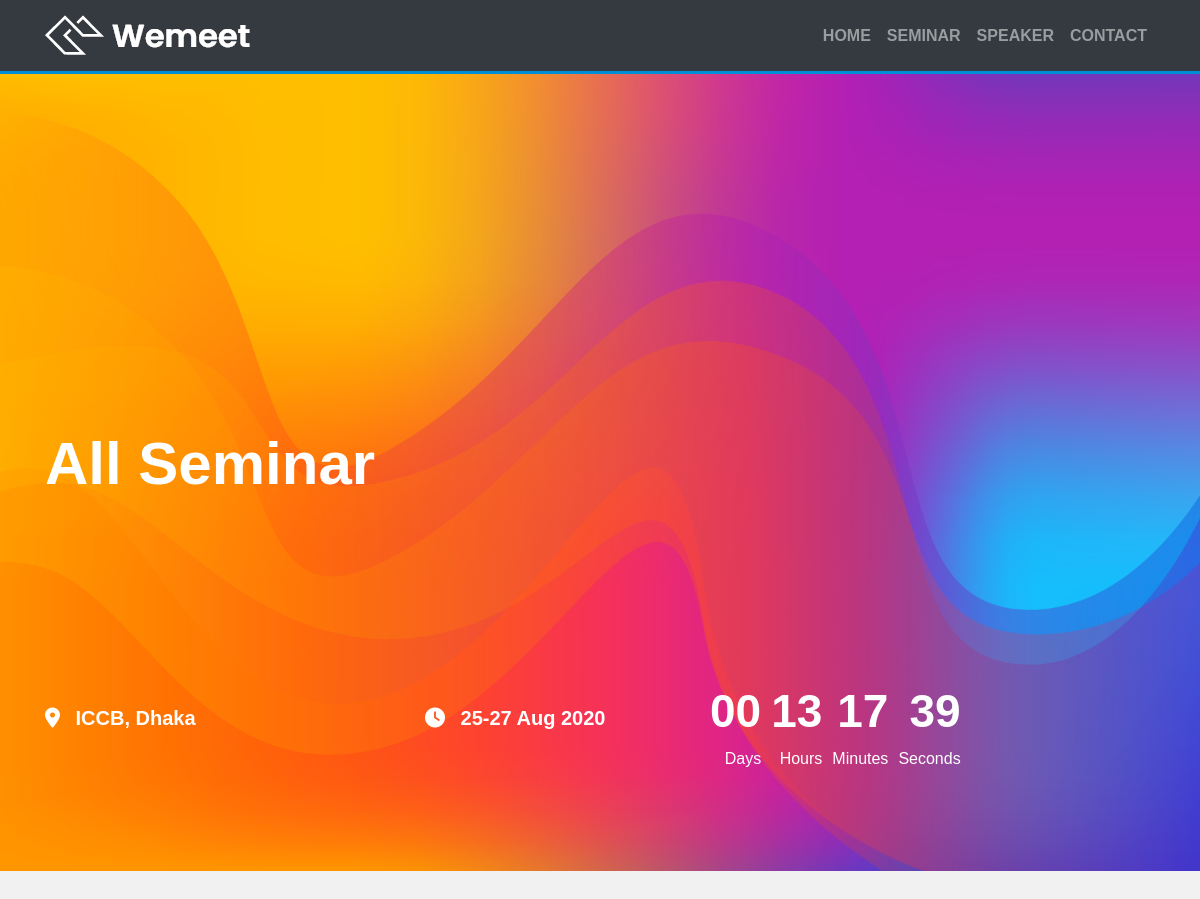
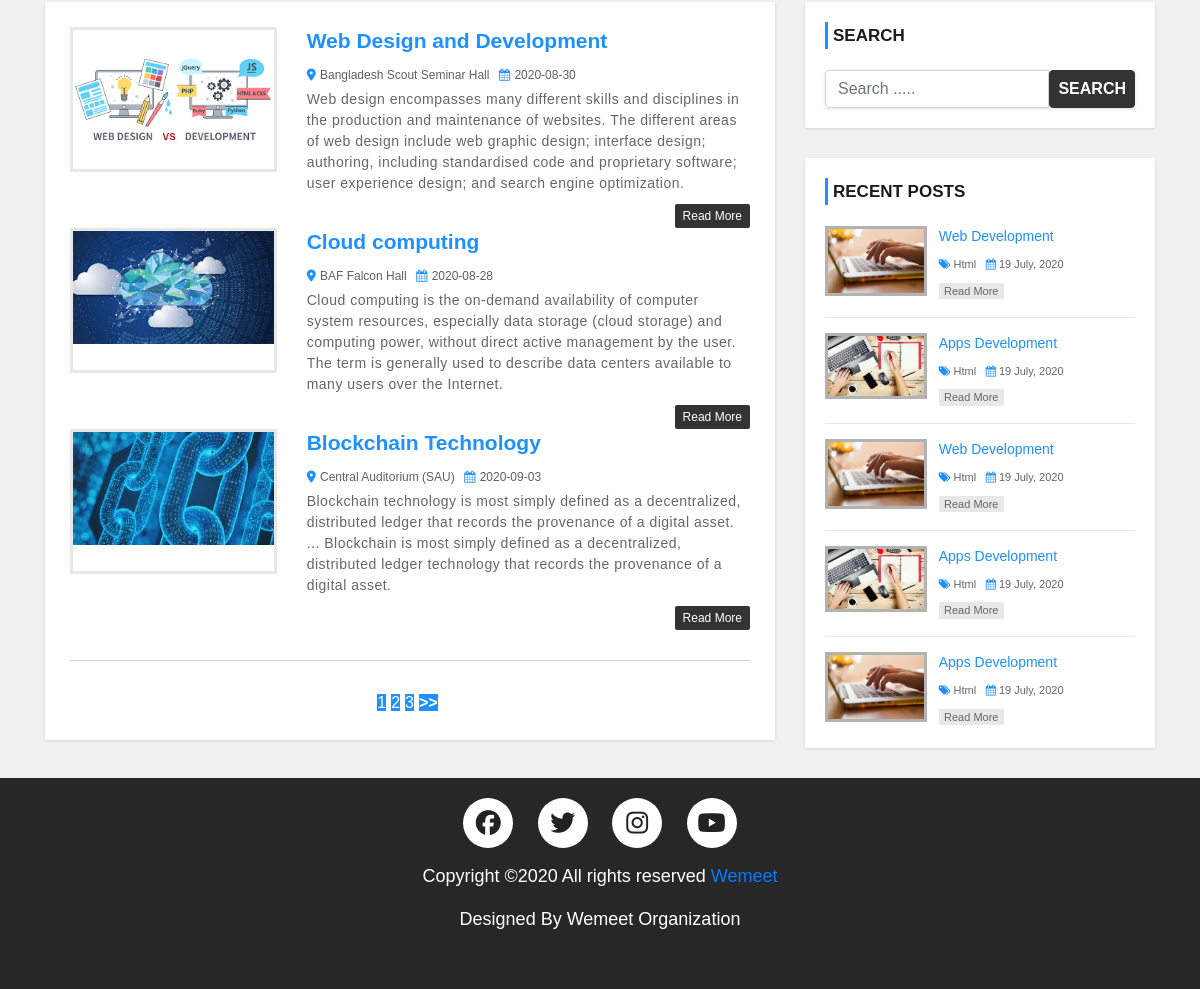
The page /seminar.php on the database its author committed (2 pictures, top to bottom).
### tables this page shows
CREATE TABLE `all_seminar` (
  `seminar_id` int(15) NOT NULL,
  `seminar_tittle` varchar(255) NOT NULL,
  `description` text NOT NULL,
  `seminar_date` date NOT NULL,
  `seminar_time` varchar(15) NOT NULL,
  `speaker` varchar(255) NOT NULL,
  `venue` varchar(255) NOT NULL,
  `seminar_img` varchar(255) NOT NULL
);

### seminar.php (the view, shortened to what this page needs)
<?php
    include "header.php";
 ?>
    <div class="slider_area slider_bg_1">
        <div class="slider_text">
            <div class="container">
                <div class="position_relv">
                    <div class="row">
                        <div class="col-xl-8">
                            <div class="title_text title_text2 ">
                                <h3>All Seminar</h3>
                            </div>
                        </div>
                    </div>
                </div>
            </div>
        </div>
        <div class="countDOwn_area">
            <div class="container">
                <div class="row align-items-center">
                    <div class="col-xl-4 col-md-6 col-lg-4">
                        <div class="single_date">
                            <i class="fas fa-map-marker-alt"></i>
                            <span>ICCB, Dhaka</span>
                        </div>
                    </div>
                    <div class="col-xl-3 col-md-6 col-lg-3">
                        <div class="single_date">
                            <i class="fas fa-clock"></i>
                            <span>25-27 Aug 2020</span>
                        </div>
                    </div>
                    <div class="col-xl-5 col-md-12 col-lg-5">
                        <span id="clock"></span>
                    </div>
                </div>
            </div>
        </div>
    </div>
     <div id="main-content">
        <div class="container">
            <div class="row">
                <div class="col-md-8">
                    <div class="post-container">
                        <div class="post-content">
                        <div class="row">
<?php
include "config.php";
$limit=3;
  if(isset($_GET['page'])){
    $page_number=$_GET['page'];
  }
  else{
    $page_number=1;
  }
  $offset=($page_number-1)*$limit;
  $query="SELECT *FROM all_seminar ORDER BY seminar_id ASC LIMIT {$offset},{$limit}";
  $result=mysqli_query($conn,$query);
  $count=mysqli_num_rows($result);
  if($count>0){
     while($row=mysqli_fetch_assoc($result)){
 ?>
                            <div class="col-md-4">
                                <a class="post-img" href="single.php"><img src="admin/upload/<?php echo$row['seminar_img'];?>" alt=""/></a>
                            </div>
                            <div class="col-md-8">
                                <div class="inner-content clearfix">
                                    <h3><a href='single.php'><?php echo $row['seminar_tittle'];?></a></h3>
                                    <div class="post-information">
                                        <span>
                                            <i class="fas fa-map-marker-alt" aria-hidden="true"></i>
                                            <?php echo $row['venue'];?>
                                        </span>
                                        <span>
                                            <i class="fa fa-calendar" aria-hidden="true"></i>
                                            <?php echo $row['seminar_date'];?>
                                        </span>
                                    </div>
                                    <p class="description"><?php echo $row['description'];?></p>
                                    <a class='read-more pull-right' href='single.php?id=<?php echo $row['seminar_id'];?>'>read more</a>
                                </div>
                            </div>
<?php }
  } ?>
                        </div>
                    </div>
<?php
$query1="SELECT *FROM all_seminar";
$result1=mysqli_query($conn,$query1) OR die("failed");
if(mysqli_num_rows($result1)){
  $total_recoards=mysqli_num_rows($result1);
  $total_page=ceil($total_recoards/$limit);
  echo"<ul class='pagination admin-pagination'>";
  for($i=1; $i<=$total_page; $i++){
    if($i==$page_number){
      $active="active";
    }
    else{
      $active="";
    }
    echo'<li class='.$active.'><a href="seminar.php?page='.$i.'">'.$i.'</a></li>';
  }
  if($page_number<$total_page){
     echo '<li><a href="seminar.php?page='.($page_number+1).'"><b>>></b></a></li>';
  }
  echo"</ul>";
}
 ?>
                    </div>
                </div>
<?php include 'sidebar.php'; ?>
            </div>
        </div>
    </div>
<?php
include "footer.php";
 ?>

### header.php (shortened to what this page needs)
<!DOCTYPE html>
<html  lang="en">
<head>
    <link rel="stylesheet" href="https://stackpath.bootstrapcdn.com/bootstrap/4.5.2/css/bootstrap.min.css">
    <link rel="stylesheet" href="css/font-awesome.css">
    <link rel="stylesheet" href="css/style.css">
    <link rel="stylesheet" href="css/admin_style.css">
</head>
<body>
  <nav class="navbar bg-dark navbar-dark navbar-expand-md">
    <div class="container">
      <a href=""class="navbar-brand"><img src="img/logo.png" alt=""></a>
      <div class="collapse navbar-collapse" id="navbarNav" >
        <ul class="navbar-nav ml-auto">
          <li class="nav-item">
            <a class="nav-link" href="index.php">Home</a>
          </li>
          <li class="nav-item">
            <a class="nav-link" href="seminar.php">Seminar</a>
          </li>
          <li class="nav-item">
            <a class="nav-link" href="speaker.php">Speaker</a>
          </li>
          <li class="nav-item">
            <a class="nav-link" href="contact.php">Contact</a>
          </li>
        </ul>
      </div>
    </div>
  </nav>
</body>
</html>

### sidebar.php
<div id="sidebar" class="col-md-4">
    <div class="search-box-container">
        <h4>Search</h4>
        <form class="search-post" action="search.php" method ="POST">
            <div class="input-group">
                <input type="text" name="search" class="form-control" placeholder="Search .....">
                <span class="input-group-btn">
                    <button type="submit" class="btn btn-danger" name="submit">Search</button>
                </span>
            </div>
        </form>
    </div>
    <div class="recent-post-container">
        <h4>Recent Posts</h4>
        <div class="recent-post">
            <a class="post-img" href="">
                <img src="img/post-format.jpg" alt=""/>
            </a>
            <div class="post-content">
                <h5><a href="single.php">Web Development</a></h5>
                <span>
                    <i class="fa fa-tags" aria-hidden="true"></i>
                    <a href='category.php'>Html</a>
                </span>
                <span>
                    <i class="fa fa-calendar" aria-hidden="true"></i>
                    19 July, 2020
                </span>
                <a class="read-more" href="single.php">read more</a>
            </div>
        </div>
        <div class="recent-post">
            <a class="post-img" href="">
                <img src="img/post_1.jpg" alt=""/>
            </a>
            <div class="post-content">
                <h5><a href="single.php">Apps Development</a></h5>
                <span>
                    <i class="fa fa-tags" aria-hidden="true"></i>
                    <a href='category.php'>Html</a>
                </span>
                <span>
                    <i class="fa fa-calendar" aria-hidden="true"></i>
                    19 July, 2020
                </span>
                <a class="read-more" href="single.php">read more</a>
            </div>
        </div>
        <div class="recent-post">
            <a class="post-img" href="">
                <img src="img/post-format.jpg" alt=""/>
            </a>
            <div class="post-content">
                <h5><a href="single.php">Web Development</a></h5>
                <span>
                    <i class="fa fa-tags" aria-hidden="true"></i>
                    <a href='category.php'>Html</a>
                </span>
                <span>
                    <i class="fa fa-calendar" aria-hidden="true"></i>
                    19 July, 2020
                </span>
                <a class="read-more" href="single.php">read more</a>
            </div>
        </div>
        <div class="recent-post">
            <a class="post-img" href="">
                <img src="img/post_1.jpg" alt=""/>
            </a>
            <div class="post-content">
                <h5><a href="single.php">Apps Development</a></h5>
                <span>
                    <i class="fa fa-tags" aria-hidden="true"></i>
                    <a href='category.php'>Html</a>
                </span>
                <span>
                    <i class="fa fa-calendar" aria-hidden="true"></i>
                    19 July, 2020
                </span>
                <a class="read-more" href="single.php">read more</a>
            </div>
        </div>
        <div class="recent-post">
            <a class="post-img" href="">
                <img src="img/post-format.jpg" alt=""/>
            </a>
            <div class="post-content">
                <h5><a href="single.php">Apps Development</a></h5>
                <span>
                    <i class="fa fa-tags" aria-hidden="true"></i>
                    <a href='category.php'>Html</a>
                </span>
                <span>
                    <i class="fa fa-calendar" aria-hidden="true"></i>
                    19 July, 2020
                </span>
                <a class="read-more" href="single.php">read more</a>
            </div>
        </div>
    </div>
</div>

### footer.php (shortened to what this page needs)
    <footer>
        <div class="footer-main-div">
        <div class="footer-social-icons">
            <ul>
                <li><a href="https://web.facebook.com/"><i class="fa fa-facebook"></i></a></li>
                <li><a href="https://twitter.com/"><i class="fa fa-twitter"></i></a></li>
                <li><a href="https://www.instagram.com/"><i class="fa fa-instagram"></i></a></li>
                <li><a href="https://www.youtube.com/"><i class="fa fa-youtube"></i></a></li>
            </ul>
        </div>
        <div class="text">
            <span><p>Copyright ©2020 All rights reserved <a href="index.php"> Wemeet</a></p></span>
            <span><p>Designed By Wemeet Organization</p></span>
        </div>
    </div>
    </footer>
</body>
</html>

### css/style.css (style rules this page uses)
.navbar { border-bottom: 3px solid #008ed6; font-family: sans-serif; font-weight: 700; font-size: 16px; text-transform: uppercase; }
.slider_bg_1 { background-image: url(../img/banner/banner_1.png); }
.slider_area { background-size: cover; background-position: center center; background-repeat: no-repeat; padding-top: 300px; padding-bottom: 100px; }
.slider_area .position_relv { position: relative; }
.slider_area .title_text { position: relative; margin-bottom: 213px; z-index: 3; padding: 55px 8px 12px 0px; }
@media (min-width: 992px) and (max-width: 1200px) { .slider_area .title_text { margin-bottom: 30px; } }
.slider_area .title_text.title_text2 { margin-bottom: 60px; padding: 55px 8px 25px 0px; }
.slider_area .title_text.title_text2::before { display: none; }
.slider_area .title_text.title_text2:after { position: absolute; background-image: url(../img/banner/path2.png); content: ""; background-repeat: no-repeat; background-size: contain; z-index: -1; left: -14.5%; width: 120%; height: 120%; top: -7%; opacity: 0.6; }
@media (min-width: 992px) and (max-width: 1200px) { .slider_area .title_text.title_text2:after { display: none; } }
@media (min-width: 1200px) and (max-width: 1500px) { .slider_area .title_text.title_text2:after { display: none; } }
.slider_area .title_text::before { position: absolute; background-image: url(../img/banner/path.png); content: ""; background-repeat: no-repeat; background-size: contain; z-index: -1; left: -14.5%; width: 120%; height: 120%; top: -7%; opacity: 0.6; }
@media (min-width: 992px) and (max-width: 1200px) { .slider_area .title_text::before { display: none; } }
@media (min-width: 1200px) and (max-width: 1500px) { .slider_area .title_text::before { display: none; } }
.slider_area .title_text h3 { font-size: 90px; font-weight: 700; text-transform: capitalize; line-height: 100px; color: #fff; margin-bottom: 66px; }
@media (min-width: 992px) and (max-width: 1200px) { .slider_area .title_text h3 { font-size: 60px; line-height: 70px; margin-bottom: 20px; } }
.slider_area .single_date { color: #fff; font-size: 20px; font-weight: 600; }
.slider_area .single_date i { padding-right: 10px; }
.slider_area .countDOwn_area { padding-top: 60px; }
.footer-main-div { width: 100%; height:auto; margin: auto; background:#272727; padding: 20px 0px; }
.footer-social-icons ul { margin: 0px; padding: 0px; text-align: center; }
.footer-social-icons ul li { display: inline-block; width: 50px; height: 50px; margin: 0px 10px; border-radius: 50%; background: #FFF; }
.footer-social-icons ul li a { color: #272727; font-size: 25px; }
.footer-social-icons ul li a i { line-height: 50px; }
.text { margin-top: 15px; text-align: center; font-size: 18px; color: #fff; padding-bottom: 20px; }
* { padding: 0px; margin: 0px; }

### rows shown on the page
all_seminar: seminar_img (picture), seminar_tittle "Web Design and Development", venue "Bangladesh Scout Seminar Hall", seminar_date "2020-08-30", description "Web design encompasses many different skills and disciplines in the production and maintenance of websites. The different areas of web design include web graphic design; interface design; authoring, including standardised code and proprietary software; user experience design; and search engine optimization."
all_seminar: seminar_img (picture), seminar_tittle "Cloud computing", venue "BAF Falcon Hall", seminar_date "2020-08-28", description "Cloud computing is the on-demand availability of computer system resources, especially data storage (cloud storage) and computing power, without direct active management by the user. The term is generally used to describe data centers available to many users over the Internet."
all_seminar: seminar_img (picture), seminar_tittle "Blockchain Technology", venue "Central Auditorium (SAU)", seminar_date "2020-09-03", description "Blockchain technology is most simply defined as a decentralized, distributed ledger that records the provenance of a digital asset. ... Blockchain is most simply defined as a decentralized, distributed ledger technology that records the provenance of a digital asset."
